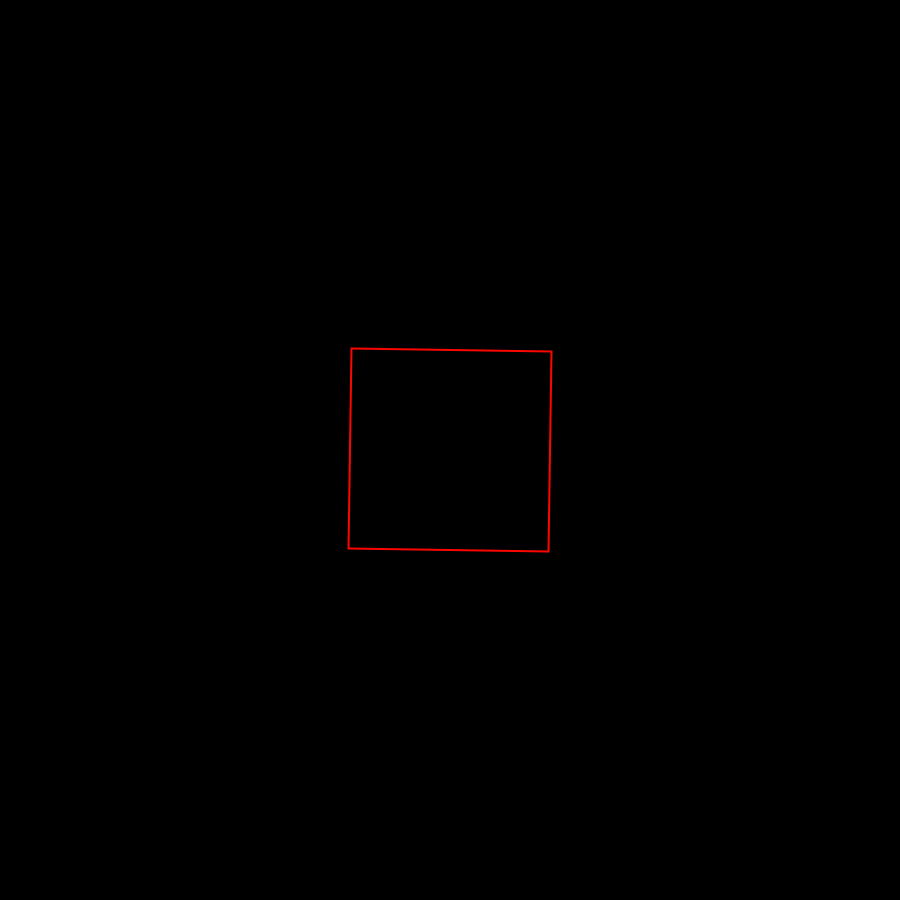
Frame 1 (no input)
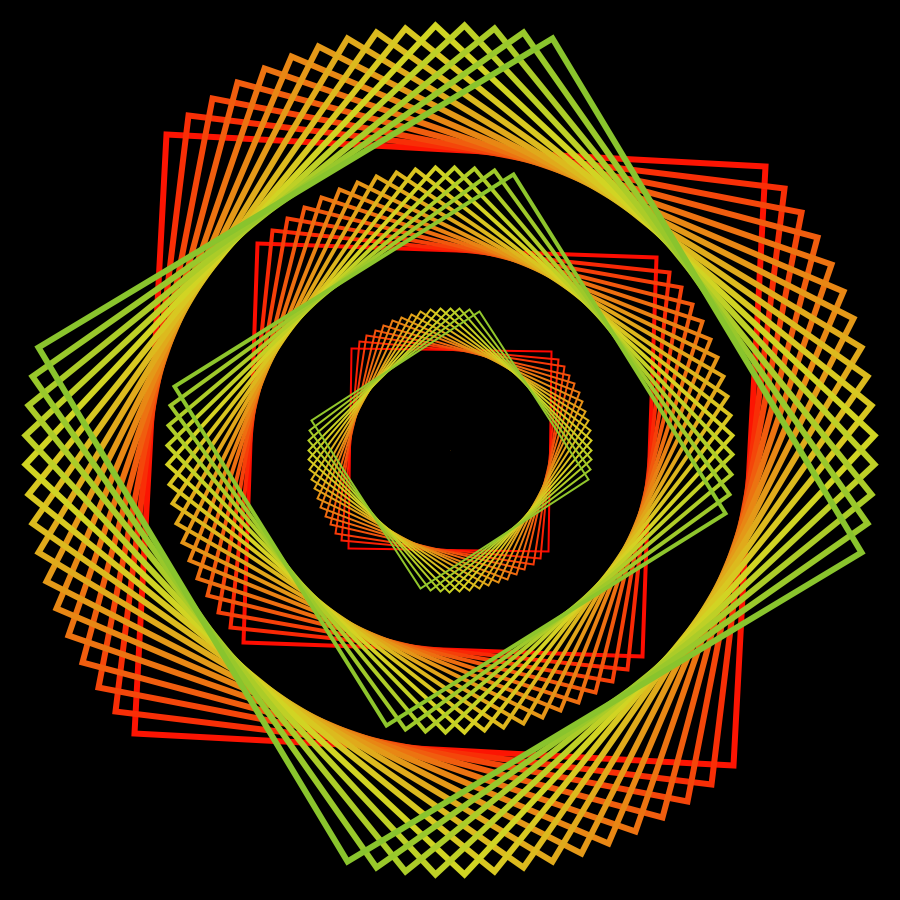
Frame 60 (the mouse pressed at the canvas centre just before this capture)
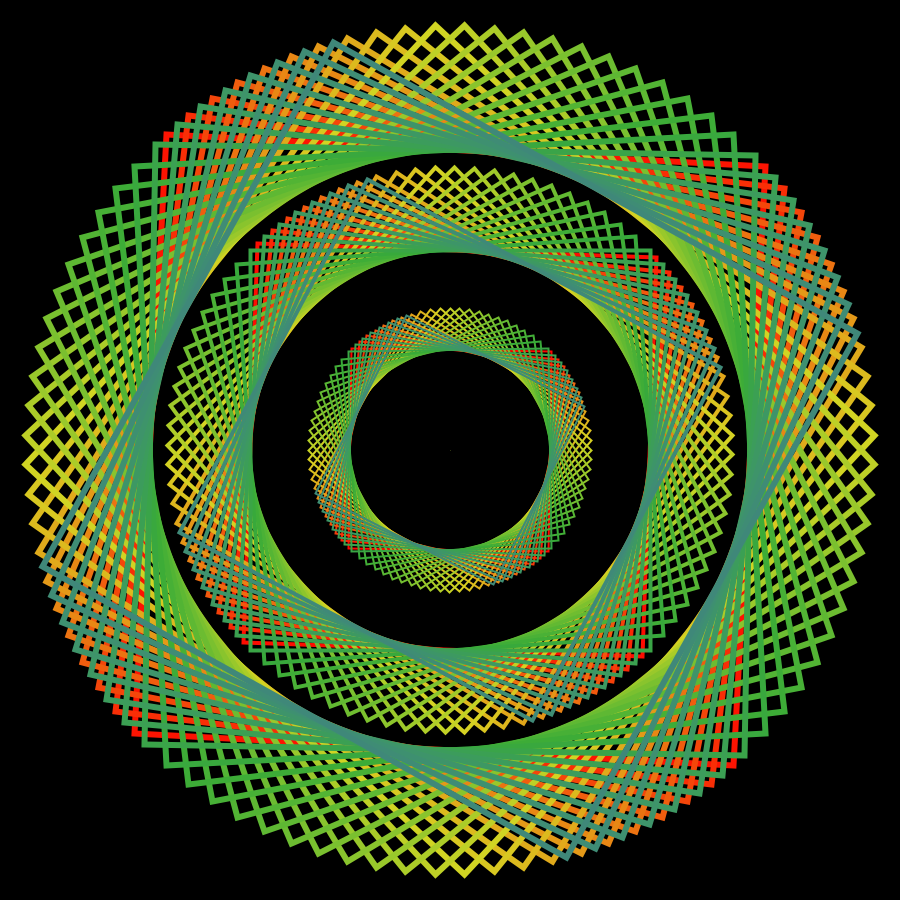
Frame 120 (the mouse held since frame 60 and released just before this capture)

The Processing sketch that drew these frames (run headless with seeded random() and noise(); from frame 60 on, the mouse is pressed at the canvas centre):

// Processing sketch: class03_1_rotate1
// ── class03_1_rotate1.pde
int angle = 1;

void setup(){
  size(900,900);
  background(0);
  noFill();
  rectMode(CENTER);
  colorMode(HSB);
}

void draw(){
  
  stroke(frameCount%255,255-frameCount%255,255-frameCount%255);
  translate(450,450);
  scale(frameCount%4);
  scale(2);
  rotate(radians(frameCount%360));
  rect(0,0,100,100);
  
  println(frameCount +"," +  millis());
}
